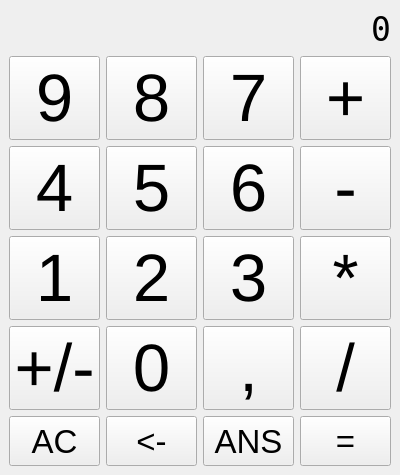
<?xml version="1.0" encoding="UTF-8"?>
<ui version="4.0">
 <class>MainWindow</class>
 <widget class="QMainWindow" name="MainWindow">
  <property name="windowModality">
   <enum>Qt::NonModal</enum>
  </property>
  <property name="geometry">
   <rect>
    <x>0</x>
    <y>0</y>
    <width>400</width>
    <height>475</height>
   </rect>
  </property>
  <property name="minimumSize">
   <size>
    <width>400</width>
    <height>475</height>
   </size>
  </property>
  <property name="maximumSize">
   <size>
    <width>400</width>
    <height>475</height>
   </size>
  </property>
  <property name="windowTitle">
   <string>Python Calculator</string>
  </property>
  <widget class="QWidget" name="centralwidget">
   <layout class="QVBoxLayout" name="verticalLayout_2">
    <item>
     <widget class="QLabel" name="displayLCD">
      <property name="font">
       <font>
        <family>Terminal</family>
        <pointsize>25</pointsize>
       </font>
      </property>
      <property name="layoutDirection">
       <enum>Qt::LeftToRight</enum>
      </property>
      <property name="text">
       <string>0</string>
      </property>
      <property name="alignment">
       <set>Qt::AlignRight|Qt::AlignTrailing|Qt::AlignVCenter</set>
      </property>
     </widget>
    </item>
    <item>
     <layout class="QHBoxLayout" name="numpad">
      <item>
       <layout class="QVBoxLayout" name="numpadL">
        <item>
         <widget class="QPushButton" name="b9">
          <property name="minimumSize">
           <size>
            <width>75</width>
            <height>75</height>
           </size>
          </property>
          <property name="font">
           <font>
            <family>Arial</family>
            <pointsize>50</pointsize>
           </font>
          </property>
          <property name="text">
           <string>9</string>
          </property>
         </widget>
        </item>
        <item>
         <widget class="QPushButton" name="b4">
          <property name="minimumSize">
           <size>
            <width>75</width>
            <height>75</height>
           </size>
          </property>
          <property name="font">
           <font>
            <family>Arial</family>
            <pointsize>50</pointsize>
           </font>
          </property>
          <property name="text">
           <string>4</string>
          </property>
         </widget>
        </item>
        <item>
         <widget class="QPushButton" name="b1">
          <property name="minimumSize">
           <size>
            <width>75</width>
            <height>75</height>
           </size>
          </property>
          <property name="font">
           <font>
            <family>Arial</family>
            <pointsize>50</pointsize>
           </font>
          </property>
          <property name="text">
           <string>1</string>
          </property>
         </widget>
        </item>
        <item>
         <widget class="QPushButton" name="bplusmin">
          <property name="minimumSize">
           <size>
            <width>75</width>
            <height>75</height>
           </size>
          </property>
          <property name="font">
           <font>
            <family>Arial</family>
            <pointsize>50</pointsize>
           </font>
          </property>
          <property name="text">
           <string>+/-</string>
          </property>
         </widget>
        </item>
       </layout>
      </item>
      <item>
       <layout class="QVBoxLayout" name="numpadM">
        <item>
         <widget class="QPushButton" name="b8">
          <property name="minimumSize">
           <size>
            <width>75</width>
            <height>75</height>
           </size>
          </property>
          <property name="font">
           <font>
            <family>Arial</family>
            <pointsize>50</pointsize>
           </font>
          </property>
          <property name="text">
           <string>8</string>
          </property>
         </widget>
        </item>
        <item>
         <widget class="QPushButton" name="b5">
          <property name="minimumSize">
           <size>
            <width>75</width>
            <height>75</height>
           </size>
          </property>
          <property name="font">
           <font>
            <family>Arial</family>
            <pointsize>50</pointsize>
           </font>
          </property>
          <property name="text">
           <string>5</string>
          </property>
         </widget>
        </item>
        <item>
         <widget class="QPushButton" name="b2">
          <property name="minimumSize">
           <size>
            <width>75</width>
            <height>75</height>
           </size>
          </property>
          <property name="font">
           <font>
            <family>Arial</family>
            <pointsize>50</pointsize>
           </font>
          </property>
          <property name="text">
           <string>2</string>
          </property>
         </widget>
        </item>
        <item>
         <widget class="QPushButton" name="b0">
          <property name="minimumSize">
           <size>
            <width>75</width>
            <height>75</height>
           </size>
          </property>
          <property name="font">
           <font>
            <family>Arial</family>
            <pointsize>50</pointsize>
           </font>
          </property>
          <property name="text">
           <string>0</string>
          </property>
         </widget>
        </item>
       </layout>
      </item>
      <item>
       <layout class="QVBoxLayout" name="numpadR">
        <item>
         <widget class="QPushButton" name="b7">
          <property name="minimumSize">
           <size>
            <width>75</width>
            <height>75</height>
           </size>
          </property>
          <property name="font">
           <font>
            <family>Arial</family>
            <pointsize>50</pointsize>
           </font>
          </property>
          <property name="text">
           <string>7</string>
          </property>
         </widget>
        </item>
        <item>
         <widget class="QPushButton" name="b6">
          <property name="minimumSize">
           <size>
            <width>75</width>
            <height>75</height>
           </size>
          </property>
          <property name="font">
           <font>
            <family>Arial</family>
            <pointsize>50</pointsize>
            <kerning>true</kerning>
           </font>
          </property>
          <property name="text">
           <string>6</string>
          </property>
         </widget>
        </item>
        <item>
         <widget class="QPushButton" name="b3">
          <property name="minimumSize">
           <size>
            <width>75</width>
            <height>75</height>
           </size>
          </property>
          <property name="font">
           <font>
            <family>Arial</family>
            <pointsize>50</pointsize>
           </font>
          </property>
          <property name="text">
           <string>3</string>
          </property>
         </widget>
        </item>
        <item>
         <widget class="QPushButton" name="bcomma">
          <property name="minimumSize">
           <size>
            <width>75</width>
            <height>75</height>
           </size>
          </property>
          <property name="font">
           <font>
            <family>Arial</family>
            <pointsize>50</pointsize>
           </font>
          </property>
          <property name="text">
           <string>,</string>
          </property>
         </widget>
        </item>
       </layout>
      </item>
      <item>
       <layout class="QVBoxLayout" name="verticalLayout">
        <item>
         <widget class="QPushButton" name="addB">
          <property name="minimumSize">
           <size>
            <width>75</width>
            <height>75</height>
           </size>
          </property>
          <property name="font">
           <font>
            <family>Arial</family>
            <pointsize>50</pointsize>
           </font>
          </property>
          <property name="text">
           <string>+</string>
          </property>
         </widget>
        </item>
        <item>
         <widget class="QPushButton" name="subractB">
          <property name="minimumSize">
           <size>
            <width>75</width>
            <height>75</height>
           </size>
          </property>
          <property name="font">
           <font>
            <family>Arial</family>
            <pointsize>50</pointsize>
           </font>
          </property>
          <property name="text">
           <string>-</string>
          </property>
         </widget>
        </item>
        <item>
         <widget class="QPushButton" name="multiplyB">
          <property name="minimumSize">
           <size>
            <width>75</width>
            <height>75</height>
           </size>
          </property>
          <property name="font">
           <font>
            <family>Arial</family>
            <pointsize>50</pointsize>
           </font>
          </property>
          <property name="text">
           <string>*</string>
          </property>
         </widget>
        </item>
        <item>
         <widget class="QPushButton" name="divideB">
          <property name="minimumSize">
           <size>
            <width>75</width>
            <height>75</height>
           </size>
          </property>
          <property name="font">
           <font>
            <family>Arial</family>
            <pointsize>50</pointsize>
           </font>
          </property>
          <property name="text">
           <string>/</string>
          </property>
         </widget>
        </item>
       </layout>
      </item>
     </layout>
    </item>
    <item>
     <layout class="QHBoxLayout" name="horizontalLayout_2">
      <item>
       <widget class="QPushButton" name="ac">
        <property name="minimumSize">
         <size>
          <width>0</width>
          <height>50</height>
         </size>
        </property>
        <property name="font">
         <font>
          <family>Arial</family>
          <pointsize>25</pointsize>
         </font>
        </property>
        <property name="text">
         <string>AC</string>
        </property>
       </widget>
      </item>
      <item>
       <widget class="QPushButton" name="back">
        <property name="minimumSize">
         <size>
          <width>0</width>
          <height>50</height>
         </size>
        </property>
        <property name="font">
         <font>
          <family>Arial</family>
          <pointsize>25</pointsize>
         </font>
        </property>
        <property name="text">
         <string>&lt;-</string>
        </property>
       </widget>
      </item>
      <item>
       <widget class="QPushButton" name="ansB">
        <property name="minimumSize">
         <size>
          <width>0</width>
          <height>50</height>
         </size>
        </property>
        <property name="font">
         <font>
          <family>Arial</family>
          <pointsize>25</pointsize>
         </font>
        </property>
        <property name="text">
         <string>ANS</string>
        </property>
       </widget>
      </item>
      <item>
       <widget class="QPushButton" name="calculateB">
        <property name="minimumSize">
         <size>
          <width>0</width>
          <height>50</height>
         </size>
        </property>
        <property name="font">
         <font>
          <family>Arial</family>
          <pointsize>25</pointsize>
         </font>
        </property>
        <property name="text">
         <string>=</string>
        </property>
       </widget>
      </item>
     </layout>
    </item>
   </layout>
  </widget>
 </widget>
 <resources/>
 <connections/>
</ui>
